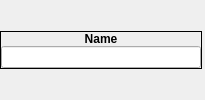
       <widget class="QWidget" name="widget" native="true">
        <property name="sizePolicy">
         <sizepolicy hsizetype="Preferred" vsizetype="Fixed">
          <horstretch>0</horstretch>
          <verstretch>0</verstretch>
         </sizepolicy>
        </property>
        <layout class="QHBoxLayout" name="horizontalLayout_135">
         <property name="spacing">
          <number>3</number>
         </property>
         <property name="margin">
          <number>0</number>
         </property>
         <item>
          <widget class="QFrame" name="frmName">
           <property name="sizePolicy">
            <sizepolicy hsizetype="Fixed" vsizetype="Fixed">
             <horstretch>0</horstretch>
             <verstretch>0</verstretch>
            </sizepolicy>
           </property>
           <property name="frameShape">
            <enum>QFrame::Box</enum>
           </property>
           <property name="frameShadow">
            <enum>QFrame::Plain</enum>
           </property>
           <layout class="QVBoxLayout" name="verticalLayout_285">
            <property name="spacing">
             <number>0</number>
            </property>
            <property name="margin">
             <number>0</number>
            </property>
            <item>
             <widget class="QLabel" name="label_210">
              <property name="sizePolicy">
               <sizepolicy hsizetype="Preferred" vsizetype="Fixed">
                <horstretch>0</horstretch>
                <verstretch>0</verstretch>
               </sizepolicy>
              </property>
              <property name="font">
               <font>
                <weight>75</weight>
                <bold>true</bold>
               </font>
              </property>
              <property name="text">
               <string>Name</string>
              </property>
              <property name="alignment">
               <set>Qt::AlignCenter</set>
              </property>
             </widget>
            </item>
            <item>
             <widget class="QWidget" name="widget_170" native="true">
              <layout class="QVBoxLayout" name="verticalLayout_284">
               <property name="spacing">
                <number>0</number>
               </property>
               <property name="margin">
                <number>0</number>
               </property>
               <item>
                <widget class="QLineEdit" name="leName">
                 <property name="minimumSize">
                  <size>
                   <width>200</width>
                   <height>0</height>
                  </size>
                 </property>
                 <property name="maximumSize">
                  <size>
                   <width>200</width>
                   <height>16777215</height>
                  </size>
                 </property>
                 <property name="text">
                  <string/>
                 </property>
                 <property name="maxLength">
                  <number>16</number>
                 </property>
                </widget>
               </item>
              </layout>
             </widget>
            </item>
           </layout>
          </widget>
         </item>
         <item>
          <widget class="QFrame" name="frame_195">
           <property name="sizePolicy">
            <sizepolicy hsizetype="Preferred" vsizetype="Preferred">
             <horstretch>0</horstretch>
             <verstretch>0</verstretch>
            </sizepolicy>
           </property>
           <property name="frameShape">
            <enum>QFrame::Box</enum>
           </property>
           <property name="frameShadow">
            <enum>QFrame::Plain</enum>
           </property>
          </widget>
         </item>
        </layout>
       </widget>
